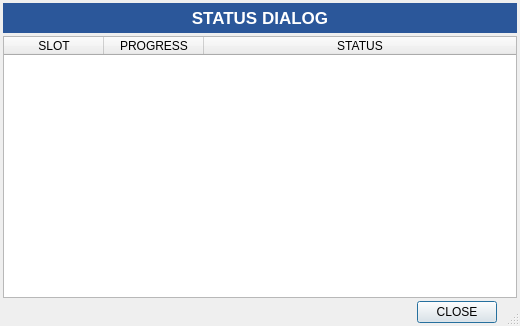
<?xml version="1.0" encoding="UTF-8"?>
<ui version="4.0">
 <class>CProgressDlg</class>
 <widget class="QDialog" name="CProgressDlg">
  <property name="geometry">
   <rect>
    <x>0</x>
    <y>0</y>
    <width>520</width>
    <height>326</height>
   </rect>
  </property>
  <property name="minimumSize">
   <size>
    <width>400</width>
    <height>200</height>
   </size>
  </property>
  <property name="maximumSize">
   <size>
    <width>800</width>
    <height>570</height>
   </size>
  </property>
  <property name="windowTitle">
   <string>Progess</string>
  </property>
  <property name="windowIcon">
   <iconset resource="../MainUi.qrc">
    <normaloff>:/icon/icon/progress_bar.ico</normaloff>:/icon/icon/progress_bar.ico</iconset>
  </property>
  <property name="sizeGripEnabled">
   <bool>true</bool>
  </property>
  <property name="modal">
   <bool>true</bool>
  </property>
  <layout class="QVBoxLayout" name="verticalLayout">
   <property name="spacing">
    <number>3</number>
   </property>
   <property name="leftMargin">
    <number>3</number>
   </property>
   <property name="topMargin">
    <number>3</number>
   </property>
   <property name="rightMargin">
    <number>3</number>
   </property>
   <property name="bottomMargin">
    <number>3</number>
   </property>
   <item>
    <widget class="QLabel" name="lblTitle">
     <property name="minimumSize">
      <size>
       <width>0</width>
       <height>30</height>
      </size>
     </property>
     <property name="maximumSize">
      <size>
       <width>16777215</width>
       <height>30</height>
      </size>
     </property>
     <property name="font">
      <font>
       <pointsize>13</pointsize>
       <weight>75</weight>
       <bold>true</bold>
      </font>
     </property>
     <property name="styleSheet">
      <string notr="true">background-color: #2b579a;
color: rgb(255, 255, 255);</string>
     </property>
     <property name="text">
      <string>STATUS DIALOG</string>
     </property>
     <property name="alignment">
      <set>Qt::AlignCenter</set>
     </property>
    </widget>
   </item>
   <item>
    <widget class="QTableWidget" name="tblProgress">
     <property name="alternatingRowColors">
      <bool>false</bool>
     </property>
     <attribute name="horizontalHeaderStretchLastSection">
      <bool>true</bool>
     </attribute>
     <attribute name="verticalHeaderVisible">
      <bool>false</bool>
     </attribute>
     <column>
      <property name="text">
       <string>SLOT</string>
      </property>
     </column>
     <column>
      <property name="text">
       <string>PROGRESS</string>
      </property>
     </column>
     <column>
      <property name="text">
       <string>STATUS</string>
      </property>
     </column>
    </widget>
   </item>
   <item>
    <layout class="QHBoxLayout" name="horizontalLayout">
     <property name="rightMargin">
      <number>20</number>
     </property>
     <item>
      <spacer name="horizontalSpacer_2">
       <property name="orientation">
        <enum>Qt::Horizontal</enum>
       </property>
       <property name="sizeHint" stdset="0">
        <size>
         <width>100</width>
         <height>20</height>
        </size>
       </property>
      </spacer>
     </item>
     <item>
      <widget class="QPushButton" name="btnClose">
       <property name="text">
        <string>CLOSE</string>
       </property>
       <property name="icon">
        <iconset resource="../../ABLEE_EAPSimm/eapsimm.qrc">
         <normaloff>:/icon/icon/ok.ico</normaloff>:/icon/icon/ok.ico</iconset>
       </property>
      </widget>
     </item>
    </layout>
   </item>
  </layout>
 </widget>
 <resources>
  <include location="../../ABLEE_EAPSimm/eapsimm.qrc"/>
  <include location="../MainUi.qrc"/>
 </resources>
 <connections/>
</ui>
